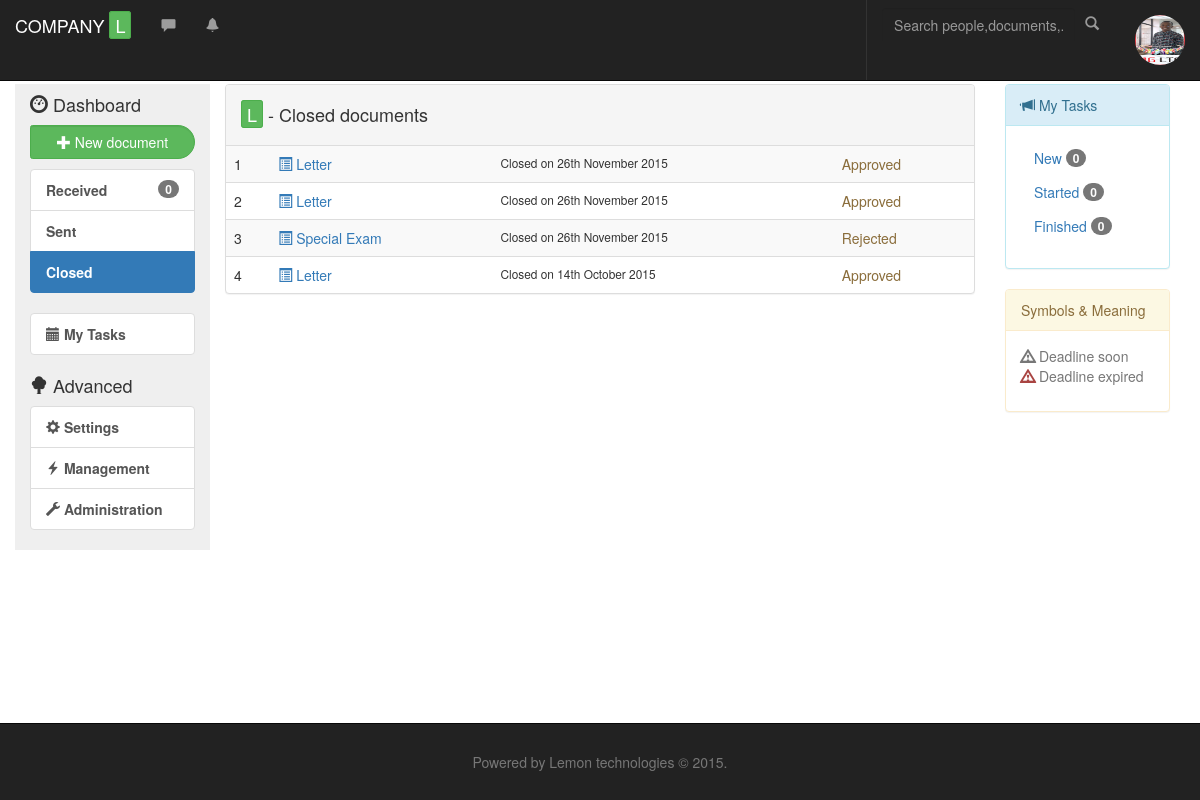
Screenshot of /app/?view=closed (signed in) with the database file from the repository.
### tables this page shows
CREATE TABLE IF NOT EXISTS `intranet` (
  `intranet_id` int(11) NOT NULL,
  `intranet_name` varchar(30) NOT NULL DEFAULT 'lemon' COMMENT 'Name of company using lemon',
  `logo_path` varchar(30) NOT NULL
);

CREATE TABLE IF NOT EXISTS `document` (
  `document_id` varchar(10) NOT NULL,
  `doc_type_id` varchar(3) NOT NULL COMMENT 'foreign key to doc_type',
  `document_path` varchar(60) NOT NULL,
  `client_id` varchar(10) NOT NULL,
  `date_created` datetime NOT NULL DEFAULT CURRENT_TIMESTAMP,
  `date_closed` datetime DEFAULT NULL,
  `doc_status_id` varchar(3) NOT NULL DEFAULT '001',
  `closedby_user_id` varchar(10) NOT NULL,
  `observation` text,
  `branch_id` varchar(3) NOT NULL,
  `intranet_id` int(11) NOT NULL,
  `closed` varchar(1) NOT NULL DEFAULT 'n' COMMENT 'y/n'
);

CREATE TABLE IF NOT EXISTS `doc_type` (
  `doc_type_id` varchar(3) NOT NULL,
  `doc_type_name` varchar(30) NOT NULL,
  `doc_type_description` text NOT NULL,
  `doc_type_duration` int(11) DEFAULT NULL COMMENT 'Duration in days. NULL when duration is unlimited',
  `intranet_id` int(11) NOT NULL
);

CREATE TABLE IF NOT EXISTS `document_status` (
  `doc_status_id` varchar(3) NOT NULL COMMENT 'all IDs have lenght 3',
  `doc_status_name` varchar(30) NOT NULL,
  `doc_status_description` text NOT NULL,
  `intranet_id` int(11) NOT NULL
);

### app/controller/admin.php (called while the page is built, shortened)
<?php
class Admin{
	function get_intranet($conn){
		$result = mysqli_query($conn, "SELECT * FROM `intranet`");
		$intranet = mysqli_fetch_array($result);
		$output['intranet_name'] = $intranet['intranet_name'];
		$output['intranet_id'] = $intranet['intranet_id'];
		return $output;
	}
}
$admin = new Admin();

### app/controller/document.php (called while the page is built, shortened)
<?php
class Document{
	public static function get_documents($conn, $view, $user_id){
		$result = null;
		if($view=='manager'){
			$sql = "SELECT `b`.*, `d`.*, `dt`.`doc_type_name`, `ds`.`doc_status_name`, DATE_FORMAT(DATE_ADD(`date_created`, INTERVAL `dt`.`doc_type_duration` DAY), '%D %M %Y') AS deadline
			FROM `document` d,`box` b,`doc_type` dt, `document_status` ds
			WHERE `d`.`document_id`=`b`.`document_id` AND `dt`.`doc_type_id` = `d`.`doc_type_id` AND `d`.`doc_status_id`=`ds`.`doc_status_id`
				ORDER BY d.`date_created` DESC";
			$result = mysqli_query($conn, $sql);
		}elseif( $view=='closed' ){
			$sql = "SELECT b.*, d.*, dt.`doc_type_name`, ds.`doc_status_name`, date_format(`date_closed`, '%D %M %Y') AS date_closed
			FROM `document` d,`box` b,`doc_type` dt, `document_status` ds
			WHERE `doc_receiver_user_id`='$user_id'
				AND d.`document_id`= b.`document_id` AND dt.`doc_type_id` = d.`doc_type_id` AND ds.`doc_status_id` = d.`doc_status_id` AND `closed` = 'y'
				ORDER BY `date_closed` Desc";
			$result = mysqli_query($conn, $sql);
		}
		return $result;
	}
}
?>

### app/view/closed.php (the view)
<div class="panel panel-default">
  <div class="panel-heading">
  	<h4><span id="bigL">L</span> - Closed documents</h4>
  </div>
  <table class="table table-striped table-hover">
    <tbody>
    <?php
	$result  = Document::get_documents($conn, $_GET['view'], $_SESSION['user_id']);
	$row_count = 0;
	while( $row= mysqli_fetch_array( $result ) ){
		$row_count += 1;
    ?>
    	<tr>
    		<td><?php echo $row_count; ?></td>
    		<td class="text-capitalize">
    			<a style="cursor:pointer;" title="Click for Details" onclick="documentDetails('<?php echo $row['document_id']; ?>', 'closed');" data-toggle="modal" data-target="#DocumentDetailsModal">
    				<span class="glyphicon glyphicon-list-alt"></span> <?php echo $row['doc_type_name']; ?>
    			</a>
    		</td>
    		<td class="small">Closed on <?php echo $row['date_closed']; ?></td>
    		<td class="text-warning"><?php echo $row['doc_status_name']; ?></td>
    	</tr>
    	<?php }  ?>
    </tbody>
  </table>
</div>

### app/templates/header.php (shortened to what this page needs)
<nav class="navbar navbar-inverse navbar-fixed-top">
  <div class="container-fluid">
    <div class="navbar-header">
      <a href="" class="navbar-brand" alt="Brand" href="#"><?php echo $intranet['intranet_name']; ?> <span id="bigL">L</span> </a>
    </div>
    <div class="collapse navbar-collapse" id="bs-example-navbar-collapse-1">
    	<ul class="nav navbar-nav">
    		<li><a href><span title="Messages" class="glyphicon glyphicon-comment"></span></a><li>
    		<li><a href><span title="Notifications" class="glyphicon glyphicon-bell"></span></a><li>
    	</ul>
      <ul class="nav navbar-nav navbar-right">
      <form class="navbar-form navbar-left" role="search">
        <div class="form-group">
          <input type="text" class="form-control" placeholder="Search people,documents,...">
          <button><span class="glyphicon glyphicon-search"></span></button>
        </div>
      </form>
        <li class="dropdown">
          <a href="#" class="dropdown-toggle" data-toggle="dropdown" role="button" aria-haspopup="true" aria-expanded="false">
          	<img class="img-circle media-object" src="<?php if($_SESSION['user_image']=='') { ?>data/user_data/avatar.png<?php } else{ echo $_SESSION['user_image']; }?>" alt="<?php echo $_SESSION['user_name'];?>" Title="<?php echo $_SESSION['user_name'];?>" id="user_img" style="height:50px;width:50px;">
          </a>
        </li>
      </ul>
    </div>
  </div>
</nav>

### app/assets/css/layout.css (style rules this page uses)
#bigL { border:1px solid #4CAE4C; border-radius:3px; background:#5CB85C; padding:0px 5px 0px; color:#fff; height:30px; }
.navbar-inverse input, .navbar-inverse button { background:none; border:none; }
.navbar-inverse button { background:none; color:#999; }
.navbar-right { border-left:1px solid #333; }

### rows the page displays
intranet: intranet_name "COMPANY"
document: doc_type.doc_type_name "Letter", date_closed "26th November 2015", doc_status.doc_status_name "Approved"
document: doc_type.doc_type_name "Letter", date_closed "26th November 2015", doc_status.doc_status_name "Approved"
document: doc_type.doc_type_name "Special Exam", date_closed "26th November 2015", doc_status.doc_status_name "Rejected"
document: doc_type.doc_type_name "Letter", date_closed "14th October 2015", doc_status.doc_status_name "Approved"
